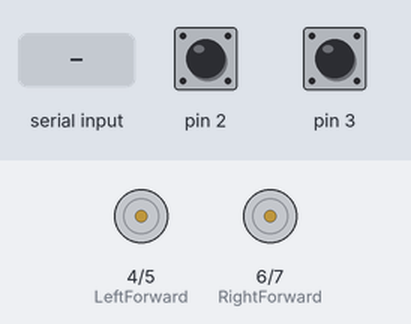
Simulated run of this sketch. Board: Arduino Uno, built with avr-gcc and run on an emulated ATmega328P. Parts: motor-driver pin pairs drawn as motors (green arrow = first pin HIGH = forward, orange = second pin HIGH = backward, longer = more drive, scaled by the enable pin). Inputs (shaded band) come from the test bench; at power-on: pin 2 HIGH, pin 3 HIGH. What the sketch prints to the serial monitor is not drawn.

Above: at 13.4 s.
13.5 s: byte 0 (0) received over Serial
At 14.9 s:
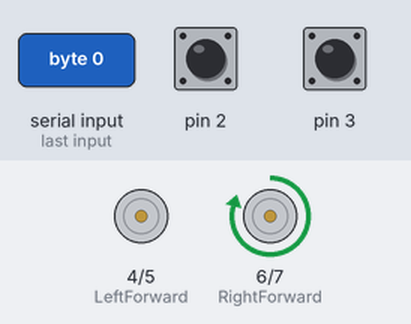
At 19.2 s:
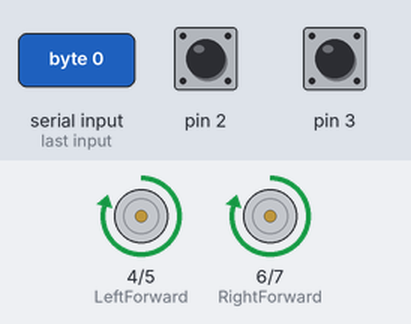
Timing chart, 0 to 37.5 s (numbered marks = the images above; inputs shaded):
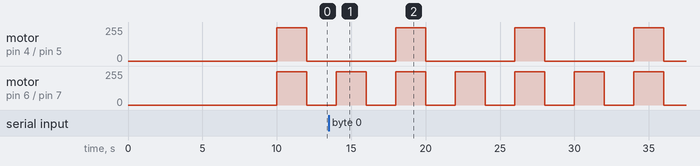

Measured:
- by itself, motor on pin 4 (LeftForward) / pin 5 (LeftBack): alternates forward 250/255 for 2.0 s and stopped for 6.0 s
- by itself, motor on pin 6 (RightForward) / pin 7 (RightBack): alternates forward 250/255 for 2.0 s and stopped for 2.0 s

The sketch:

lab_ls298n_speed_mersure_control_simple.ino
```cpp
/*
  测速+调速
 Motor Black -  High -> Forward
 Motor Red +  High -> Back

*/

#define LeftForward 4   // Motor Black -     LS298N IN1 -> Arduino Pin4
#define LeftBack 5      // Motor Red     +     LS298N IN2 -> Arduino Pin5
#define RightForward 6  // Motor Black -     LS298N IN3 -> Arduino Pin6
#define RightBack 7     // Motor Red     +     LS298N IN4 -> Arduino Pin7

// 测速 left int1 pin3,
//      right: int0 pin2
int leftCounter = 0, rightCounter = 0;
unsigned long time = 0, old_time = 0;  // 时间标记
unsigned long time1 = 0;               // 时间标记
float lv, rv;                          //左、右轮速度
// 调整速度
bool speedLevel = 0;
int leftPWM = 9;  //和led的pin冲突，需要减少led的pins
int rightPWM = 10;

void setup() {
  // 测速
  Serial.begin(9600);
  attachInterrupt(0, RightCount_CallBack, FALLING);
  attachInterrupt(1, LeftCount_CallBack, FALLING);
  // 调整速度
  pinMode(leftPWM, OUTPUT);
  pinMode(rightPWM, OUTPUT);

  pinMode(LeftForward, OUTPUT);
  pinMode(LeftBack, OUTPUT);
  pinMode(RightForward, OUTPUT);
  pinMode(RightBack, OUTPUT);
  initCar();
  delay(2000);
}

void loop() {
  // 测速
  SpeedDetection();
  go();
  delay(2000);
  // back();
  // delay(2000);
  stopCar();
  delay(2000);
  turnLeft();
  delay(2000);
  stopCar();
  // turnRight();
  delay(2000);
  if (Serial.available() > 0) {
    char cmd = Serial.read();
    Serial.print(cmd);
    if (cmd == 0)
      stopCar();
  }
  // 调整速度
  if (speedLevel)  //根据不通的档位输出不同速度
  {

    analogWrite(leftPWM, 120);
    analogWrite(rightPWM, 120);
  } else {

    analogWrite(leftPWM, 250);
    analogWrite(rightPWM, 250);
  }
}


/*
 * *速度计算
 */
bool SpeedDetection() {
  time = millis();                   //以毫秒为单位，计算当前时间
  if (abs(time - old_time) >= 1000)  // 如果计时时间已达1秒
  {
    detachInterrupt(0);  // 关闭外部中断0
    detachInterrupt(1);  // 关闭外部中断1
    //把每一秒钟编码器码盘计得的脉冲数，换算为当前转速值
    //转速单位是每分钟多少转，即r/min。这个编码器码盘为20个空洞。
    lv = (float)leftCounter * 60 / 20;   //小车车轮电机转速
    rv = (float)rightCounter * 60 / 20;  //小车车轮电机转速
    Serial.print("left:");
    Serial.print(lv);  //向上位计算机上传左车轮电机当前转速的高、低字节
    Serial.print("     right:");
    Serial.println(rv);  //向上位计算机上传左车轮电机当前转速的高、低字节
    //恢复到编码器测速的初始状态
    leftCounter = 0;  //把脉冲计数值清零，以便计算下一秒的脉冲计数
    rightCounter = 0;
    old_time = millis();  // 记录每秒测速时的时间节点
    // 测速 left int1 pin3,
    //  right: int0 pin2
    attachInterrupt(0, RightCount_CallBack, FALLING);  // 重新开放外部中断0
    attachInterrupt(1, LeftCount_CallBack, FALLING);   // 重新开放外部中断0
    return 1;
  } else
    return 0;
}

/*
 * *左轮编码器中断服务函数
 */
void LeftCount_CallBack() {
  leftCounter++;
}

/*
 * *右轮编码器中断服务函数
 */
void RightCount_CallBack() {
  rightCounter++;
}

void initCar() {
  //默认全是低电平 停止状态
  digitalWrite(LeftForward, LOW);
  digitalWrite(LeftBack, LOW);
  digitalWrite(RightForward, LOW);
  digitalWrite(RightBack, LOW);
}

void go() {
  // 左轮前进
  digitalWrite(LeftForward, HIGH);
  digitalWrite(LeftBack, LOW);
  // 右轮前进
  digitalWrite(RightForward, HIGH);
  digitalWrite(RightBack, LOW);
}

void back() {
  //左轮后退
  digitalWrite(LeftForward, LOW);
  digitalWrite(LeftBack, HIGH);
  //右轮后退
  digitalWrite(RightForward, LOW);
  digitalWrite(RightBack, HIGH);
}

/* 左转 */
void turnLeft() {
  //左轮不动
  digitalWrite(LeftForward, LOW);
  digitalWrite(LeftBack, LOW);
  // 右轮前进
  digitalWrite(RightForward, HIGH);
  digitalWrite(RightBack, LOW);
}

/* 右转 */
void turnRight() {
  // 左轮前进
  digitalWrite(LeftForward, HIGH);
  digitalWrite(LeftBack, LOW);
  // 右轮不动
  digitalWrite(RightForward, LOW);
  digitalWrite(RightBack, LOW);
}

void stopCar() {
  initCar();
}
```
